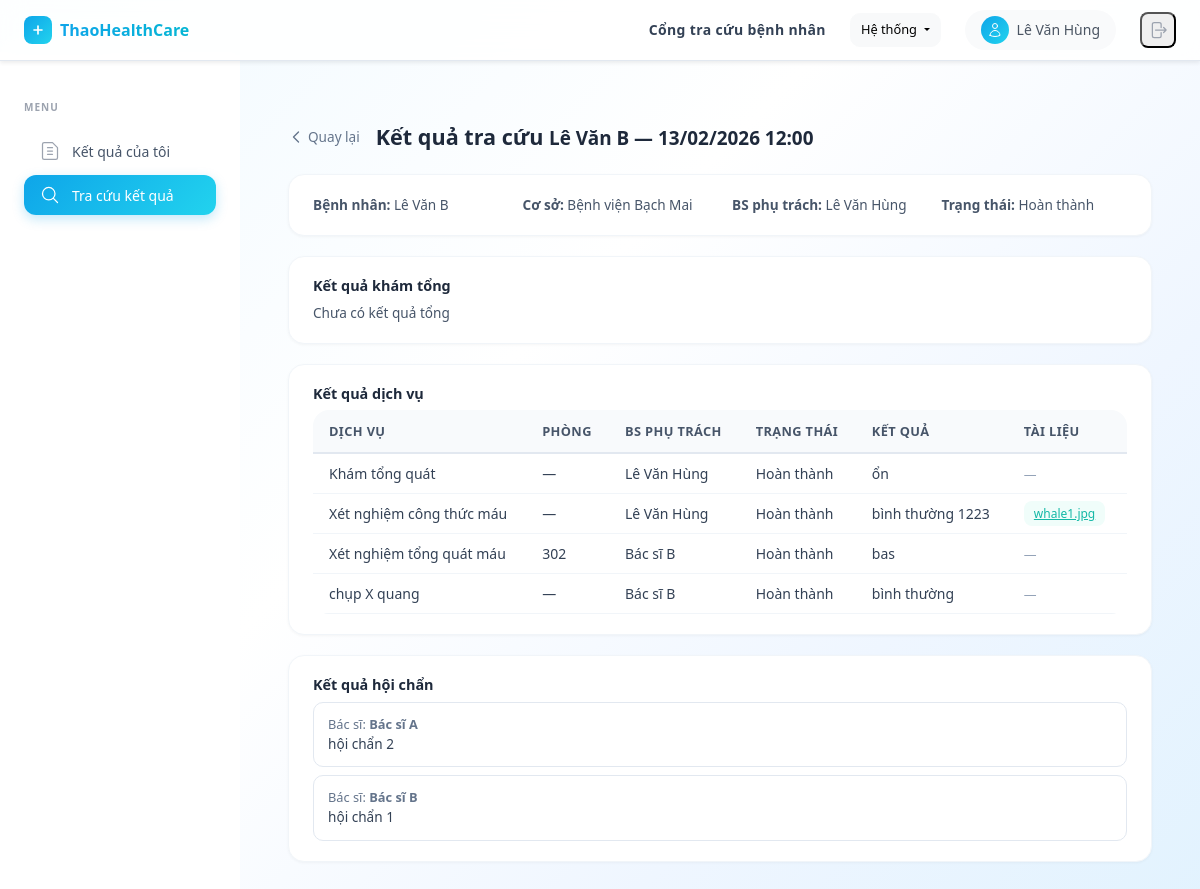
Screenshot of /lookup/results/1/ (signed in) with the database file from the repository.
### api/models.py (models this page shows, shortened)
class User(AbstractUser):
    code = models.CharField(max_length=50, unique=True)
    facility = models.ForeignKey(MedicalFacility, on_delete=models.CASCADE, related_name="users", null=True, blank=True)
    name = models.CharField(max_length=255)
    role = models.ForeignKey(Role, on_delete=models.SET_NULL, null=True, blank=True, related_name='users')
    patient = models.OneToOneField('Patient', on_delete=models.SET_NULL, null=True, blank=True, related_name='user')
    created_at = models.DateTimeField(auto_now_add=True)
    updated_at = models.DateTimeField(auto_now=True)
    @property
    def role_code(self):
        return self.role.code if self.role else None

class MedicalExamination(models.Model):
    STATUS_CHOICES = [
        ('awaiting_payment', 'Chờ thanh toán'),
        ('pending', 'Chờ khám'),
        ('in_progress', 'Đang khám'),
        ('completed', 'Hoàn thành'),
        ('cancelled', 'Đã hủy'),
    ]
    patient = models.ForeignKey('Patient', on_delete=models.CASCADE, related_name='examinations')
    facility = models.ForeignKey('MedicalFacility', on_delete=models.CASCADE, related_name='examinations')
    doctor = models.ForeignKey('User', on_delete=models.SET_NULL, null=True, blank=True, related_name='examinations')
    examination_date = models.DateTimeField()
    status = models.CharField(max_length=20, choices=STATUS_CHOICES, default='awaiting_payment')
    overall_result = models.TextField(blank=True, null=True)
    notes = models.TextField(blank=True, null=True)
    created_at = models.DateTimeField(auto_now_add=True)
    updated_at = models.DateTimeField(auto_now=True)

class Patient(models.Model):
    IDENTIFIER_CHOICES = [
        ('insurance', 'Số BHYT'),
        ('national_id', 'CMND/CCCD'),
        ('phone', 'Số điện thoại'),
    ]
    identifier_type = models.CharField(max_length=20, choices=IDENTIFIER_CHOICES)
    identifier = models.CharField(max_length=100, unique=True)
    name = models.CharField(max_length=255)
    contact_info = models.TextField(blank=True, null=True)
    gender = models.CharField(max_length=10, choices=[('male', 'Male'), ('female', 'Female'), ('other', 'Other')])
    created_by_facility = models.ForeignKey(MedicalFacility, on_delete=models.SET_NULL, null=True, related_name="patients")
    activity_history = models.JSONField(default=list, blank=True)

class MedicalFacility(models.Model):
    STATUS_CHOICES = [
        ('active', 'Đang hoạt động'),
        ('paused', 'Tạm dừng'),
        ('holiday', 'Nghỉ lễ'),
        ('maintenance', 'Bảo trì'),
        ('closed', 'Ngừng hoạt động'),
    ]
    code = models.CharField(max_length=50, unique=True)
    name = models.CharField(max_length=255)
    address = models.TextField()
    status = models.CharField(max_length=20, choices=STATUS_CHOICES, default='active')
    services = models.ManyToManyField(Service, blank=True, related_name='facilities')

class ExaminationService(models.Model):
    STATUS_CHOICES = [
        ('pending', 'Chờ thực hiện'),
        ('in_progress', 'Đang thực hiện'),
        ('completed', 'Hoàn thành'),
    ]
    examination = models.ForeignKey(MedicalExamination, on_delete=models.CASCADE, related_name='examination_services')
    service = models.ForeignKey('Service', on_delete=models.CASCADE, related_name='examination_services')
    assigned_doctor = models.ForeignKey('User', on_delete=models.SET_NULL, null=True, blank=True, related_name='assigned_examination_services')
    service_time = models.DateTimeField(null=True, blank=True)
    room = models.CharField(max_length=50, blank=True, null=True)
    price = models.DecimalField(max_digits=12, decimal_places=0, default=0)
    result = models.TextField(blank=True, null=True)
    status = models.CharField(max_length=20, choices=STATUS_CHOICES, default='pending')
    notes = models.TextField(blank=True, null=True)

class Service(models.Model):
    SERVICE_TYPE_CHOICES = [
        ('kham_benh', 'Khám bệnh'),
        ('xet_nghiem', 'Xét nghiệm'),
        ('chan_doan_hinh_anh', 'Chẩn đoán hình ảnh'),
        ('phau_thuat', 'Phẫu thuật'),
        ('noi_khoa', 'Nội khoa'),
        ('ngoai_khoa', 'Ngoại khoa'),
        ('san_phu_khoa', 'Sản phụ khoa'),
        ('nhi_khoa', 'Nhi khoa'),
        ('rang_ham_mat', 'Răng hàm mặt'),
        ('mat', 'Mắt'),
        ('tai_mui_hong', 'Tai mũi họng'),
        ('phuc_hoi_chuc_nang', 'Phục hồi chức năng'),
        ('khac', 'Khác'),
    ]
    code = models.CharField(max_length=50, unique=True)
    name = models.CharField(max_length=255)
    service_type = models.CharField(max_length=50, choices=SERVICE_TYPE_CHOICES, default='khac')
    price = models.DecimalField(max_digits=12, decimal_places=0, default=0)
    description = models.TextField(blank=True, null=True)

class ExaminationServiceDocument(models.Model):
    examination_service = models.ForeignKey(ExaminationService, on_delete=models.CASCADE, related_name='documents')
    file = models.FileField(upload_to='examination_service_documents/')
    original_filename = models.CharField(max_length=255, blank=True, null=True)
    uploaded_at = models.DateTimeField(auto_now_add=True)

class ExaminationConsult(models.Model):
    examination = models.ForeignKey(MedicalExamination, on_delete=models.CASCADE, related_name='consults')
    doctor = models.ForeignKey('User', on_delete=models.CASCADE, related_name='examination_consults')
    result = models.TextField(blank=True, null=True)
    created_at = models.DateTimeField(auto_now_add=True)
    updated_at = models.DateTimeField(auto_now=True)
    class Meta:
        unique_together = ('examination', 'doctor')

### api/views.py (the view, shortened to what this page needs)
# urls.py: path('lookup/results/<int:pk>/', patient_lookup_result_detail, name='patient_lookup_result_detail'),
def patient_lookup_result_detail(request, pk):
    if not request.user.is_authenticated:
        return redirect('patient_login')
    exam = MedicalExamination.objects.select_related(
        'patient', 'facility', 'doctor'
    ).get(pk=pk)
    services = ExaminationService.objects.filter(examination=exam).select_related(
        'service', 'assigned_doctor'
    ).prefetch_related('documents')
    overall_docs = ExaminationDocument.objects.filter(examination=exam)
    consults = ExaminationConsult.objects.filter(examination=exam).select_related('doctor')
    return render(request, 'patient_lookup_detail.html', {
        'tab': 'lookup',
        'examination': exam,
        'services': services,
        'overall_docs': overall_docs,
        'consults': consults,
    })

### api/templates/patient_lookup_detail.html (shortened to what this page needs)
﻿{% extends "patient_base.html" %}
{% block content %}
<div class="d-flex align-items-center gap-3 mb-4">
    <a href="{% url 'patient_dashboard' %}?{{ request.GET.urlencode }}" style="text-decoration:none; color:#64748b; font-size:0.85rem; display:flex; align-items:center; gap:4px;">
        <svg class="w-4 h-4" fill="none" viewBox="0 0 24 24" stroke="currentColor"><path stroke-linecap="round" stroke-linejoin="round" stroke-width="2" d="M15.75 19.5L8.25 12l7.5-7.5"/></svg>
        Quay lại
    </a>
    <h3 class="page-title" style="margin:0;">Kết quả tra cứu <small>{{ examination.patient.name }} — {{ examination.examination_date|date:"d/m/Y H:i" }}</small></h3>
</div>
<div style="background:#fff; border-radius:16px; padding:20px 24px; border:1px solid #f1f5f9; box-shadow:0 1px 3px rgba(0,0,0,0.04); margin-bottom:20px;">
    <div class="row" style="font-size:0.85rem; color:#475569;">
        <div class="col-md-3"><strong>Bệnh nhân:</strong> {{ examination.patient.name }}</div>
        <div class="col-md-3"><strong>Cơ sở:</strong> {{ examination.facility.name }}</div>
        <div class="col-md-3"><strong>BS phụ trách:</strong> {{ examination.doctor.name|default:"—" }}</div>
        <div class="col-md-3"><strong>Trạng thái:</strong> {{ examination.get_status_display }}</div>
    </div>
</div>
<div style="background:#fff; border-radius:16px; padding:20px 24px; border:1px solid #f1f5f9; box-shadow:0 1px 3px rgba(0,0,0,0.04); margin-bottom:20px;">
    <h6 style="font-weight:700; color:#1e293b; margin:0 0 8px; font-size:0.9rem;">Kết quả khám tổng</h6>
    <p style="font-size:0.85rem; color:#475569; margin:0; white-space:pre-wrap;">{{ examination.overall_result|default:"Chưa có kết quả tổng" }}</p>
</div>
<div style="background:#fff; border-radius:16px; padding:20px 24px; border:1px solid #f1f5f9; box-shadow:0 1px 3px rgba(0,0,0,0.04); margin-bottom:20px;">
    <h6 style="font-weight:700; color:#1e293b; margin:0 0 8px; font-size:0.9rem;">Kết quả dịch vụ</h6>
    <div class="table-card" style="padding:0; box-shadow:none; border:none;">
        <table class="table">
            <thead>
                <tr>
                    <th>Dịch vụ</th>
                    <th>Phòng</th>
                    <th>BS phụ trách</th>
                    <th>Trạng thái</th>
                    <th>Kết quả</th>
                    <th>Tài liệu</th>
                </tr>
            </thead>
            <tbody>
                {% for s in services %}
                <tr>
                    <td>{{ s.service.name }}</td>
                    <td>{{ s.room|default:"—" }}</td>
                    <td>{{ s.assigned_doctor.name|default:"—" }}</td>
                    <td>{{ s.get_status_display }}</td>
                    <td style="max-width:260px;">{{ s.result|default:"Chưa có kết quả" }}</td>
                    <td>
                        {% if s.documents.all %}
                            {% for d in s.documents.all %}
                                <a href="{{ d.file.url }}" target="_blank" class="btn-action btn-action-info" style="padding:4px 10px; font-size:0.75rem; margin-right:4px;">{{ d.original_filename|default:"File" }}</a>
                            {% endfor %}
                        {% else %}
                            <span style="color:#94a3b8; font-size:0.8rem;">—</span>
                        {% endif %}
                    </td>
                </tr>
                {% endfor %}
            </tbody>
        </table>
    </div>
</div>
{% if consults %}
<div style="background:#fff; border-radius:16px; padding:20px 24px; border:1px solid #f1f5f9; box-shadow:0 1px 3px rgba(0,0,0,0.04);">
    <h6 style="font-weight:700; color:#1e293b; margin:0 0 8px; font-size:0.9rem;">Kết quả hội chẩn</h6>
    <div class="d-flex flex-column gap-2">
        {% for c in consults %}
        <div style="border:1px solid #e2e8f0; border-radius:10px; padding:12px 14px;">
            <div style="font-size:0.8rem; color:#64748b;">Bác sĩ: <strong>{{ c.doctor.name }}</strong></div>
            <div style="font-size:0.85rem; color:#334155; white-space:pre-wrap;">{{ c.result|default:"Chưa có kết quả hội chẩn" }}</div>
        </div>
        {% endfor %}
    </div>
</div>
{% endif %}
{% endblock %}

### api/templates/patient_base.html (shortened to what this page needs)
﻿<!DOCTYPE html>
<html lang="vi">
<head>
    <script src="https://cdn.tailwindcss.com"></script>
    <link rel="stylesheet" href="https://cdn.jsdelivr.net/npm/bootstrap@5.3.0/dist/css/bootstrap.min.css">
</head>
<body class="min-h-screen" style="margin:0; background: linear-gradient(135deg, #f0f9ff 0%, #ffffff 40%, #eff6ff 70%, #e0f2fe 100%); background-attachment: fixed;">
    <nav class="top-navbar fixed top-0 left-0 right-0 z-50 flex items-center justify-between px-6 py-2.5 shadow-sm">
        <div class="flex items-center gap-3">
            <a href="{% url 'patient_dashboard' %}" class="flex items-center gap-2" style="text-decoration:none;">
                <div class="bg-gradient-to-br from-primary to-cyan-400 rounded-lg p-1.5">
                    <svg class="w-4 h-4 text-white" fill="none" viewBox="0 0 24 24" stroke="currentColor">
                        <path stroke-linecap="round" stroke-linejoin="round" stroke-width="2.5" d="M12 6v6m0 0v6m0-6h6m-6 0H6"/>
                    </svg>
                </div>
                <span class="text-base font-bold bg-gradient-to-r from-primary to-cyan-500 bg-clip-text" style="color:transparent; -webkit-background-clip:text;">ThaoHealthCare</span>
            </a>
        </div>
        <div class="flex items-center gap-4">
            <span class="hidden sm:block text-sm font-semibold text-slate-700 tracking-wide">Cổng tra cứu bệnh nhân</span>
            {% if user.is_authenticated %}
            <div class="dropdown">
                <button class="btn btn-light dropdown-toggle" type="button" data-bs-toggle="dropdown" aria-expanded="false" style="border-radius:10px; font-size:0.8rem; padding:6px 10px;">
                    Hệ thống
                </button>
            </div>
            {% endif %}
            <div class="flex items-center gap-2 bg-gray-50 rounded-full px-3 py-1.5">
                <div class="w-7 h-7 rounded-full bg-gradient-to-br from-primary to-cyan-400 flex items-center justify-center">
                    <svg class="w-4 h-4 text-white" fill="none" viewBox="0 0 24 24" stroke="currentColor">
                        <path stroke-linecap="round" stroke-linejoin="round" stroke-width="1.5" d="M15.75 6a3.75 3.75 0 11-7.5 0 3.75 3.75 0 017.5 0zM4.501 20.118a7.5 7.5 0 0114.998 0A17.933 17.933 0 0112 21.75c-2.676 0-5.216-.584-7.499-1.632z"/>
                    </svg>
                </div>
                <span class="text-sm font-medium text-gray-600">{{ user.name|default:user.username }}</span>
            </div>
            <form action="{% url 'patient_logout' %}" method="post" class="m-0">
                <button type="submit" class="p-1.5 rounded-lg hover:bg-red-50 text-gray-400 hover:text-red-500 transition" title="Đăng xuất">
                    <svg class="w-5 h-5" fill="none" viewBox="0 0 24 24" stroke="currentColor">
                        <path stroke-linecap="round" stroke-linejoin="round" stroke-width="1.5" d="M15.75 9V5.25A2.25 2.25 0 0013.5 3h-6a2.25 2.25 0 00-2.25 2.25v13.5A2.25 2.25 0 007.5 21h6a2.25 2.25 0 002.25-2.25V15m3 0l3-3m0 0l-3-3m3 3H9"/>
                    </svg>
                </button>
            </form>
        </div>
    </nav>
    <aside id="sidebar" class="sidebar fixed top-[52px] left-0 bottom-0 w-60 bg-white border-r border-gray-100 z-40 transform -translate-x-full lg:translate-x-0 transition-transform duration-200 overflow-y-auto">
        <div class="px-4 pt-5 pb-3">
            <p class="text-[10px] font-semibold text-gray-400 uppercase tracking-widest mb-3">Menu</p>
            <nav class="flex flex-col gap-1">
                <a href="{% url 'patient_my_results' %}" class="nav-item-link {% if tab == 'my_results' %}active{% endif %}">
                    <svg class="w-5 h-5 text-gray-400" fill="none" viewBox="0 0 24 24" stroke="currentColor"><path stroke-linecap="round" stroke-linejoin="round" stroke-width="1.5" d="M9 12h6m-6 4h6M9 8h6m4 14H5a2 2 0 01-2-2V4a2 2 0 012-2h10l6 6v12a2 2 0 01-2 2z"/></svg>
                    Kết quả của tôi
                </a>
                <a href="{% url 'patient_dashboard' %}" class="nav-item-link {% if tab == 'lookup' %}active{% endif %}">
                    <svg class="w-5 h-5 text-gray-400" fill="none" viewBox="0 0 24 24" stroke="currentColor"><path stroke-linecap="round" stroke-linejoin="round" stroke-width="1.5" d="M21 21l-5.197-5.197m0 0A7.5 7.5 0 105.196 5.196a7.5 7.5 0 0010.607 10.607z"/></svg>
                    Tra cứu kết quả
                </a>
            </nav>
        </div>
    </aside>
    <main class="lg:ml-60 pt-[52px] min-h-screen">
        <div class="p-5">
            {% block content %}{% endblock %}
        </div>
    </main>
</body>
</html>

### rows the page displays
User: name "Lê Văn Hùng"
MedicalExamination: patient.name "Lê Văn B", examination_date "13/02/2026 12:00", facility.name "Bệnh viện Bạch Mai", doctor.name "Lê Văn Hùng", status "Hoàn thành", overall_result "Chưa có kết quả tổng"
ExaminationService: service.name "Khám tổng quát", room "—", assigned_doctor.name "Lê Văn Hùng", status "Hoàn thành", result "ổn"
ExaminationService: service.name "Xét nghiệm công thức máu", room "—", assigned_doctor.name "Lê Văn Hùng", status "Hoàn thành", result "bình thường 1223"
ExaminationServiceDocument: original_filename "whale1.jpg"
ExaminationService: service.name "Xét nghiệm tổng quát máu", room "302", assigned_doctor.name "Bác sĩ B", status "Hoàn thành", result "bas"
ExaminationService: service.name "chụp X quang", room "—", assigned_doctor.name "Bác sĩ B", status "Hoàn thành", result "bình thường"
ExaminationConsult: doctor.name "Bác sĩ A", result "hội chẩn 2"
ExaminationConsult: doctor.name "Bác sĩ B", result "hội chẩn 1"
